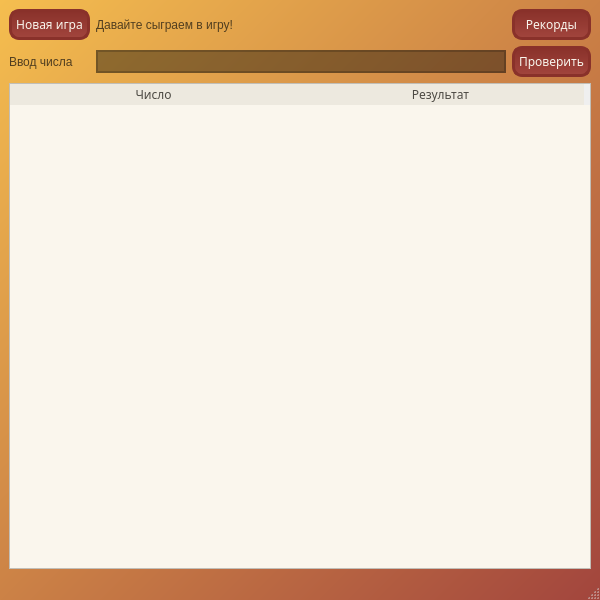
<?xml version="1.0" encoding="UTF-8"?>
<ui version="4.0">
 <class>MainWindow</class>
 <widget class="QMainWindow" name="MainWindow">
  <property name="geometry">
   <rect>
    <x>0</x>
    <y>0</y>
    <width>600</width>
    <height>600</height>
   </rect>
  </property>
  <property name="minimumSize">
   <size>
    <width>600</width>
    <height>600</height>
   </size>
  </property>
  <property name="font">
   <font/>
  </property>
  <property name="windowTitle">
   <string>Быки и коровы</string>
  </property>
  <property name="windowIcon">
   <iconset resource="resours.qrc">
    <normaloff>:/icons/icons/bulls.png</normaloff>:/icons/icons/bulls.png</iconset>
  </property>
  <property name="styleSheet">
   <string notr="true">QMainWindow{background-color: qlineargradient(spread:pad, x1:0, y1:0, x2:1, y2:1, stop:0 rgba(245, 190, 79, 255), stop:1 rgba(162, 69, 61, 255))}</string>
  </property>
  <widget class="QWidget" name="centralwidget">
   <property name="styleSheet">
    <string notr="true">QPushButton{
	background-color: qlineargradient(spread:pad, x1:0.5, y1:1, x2:0.5, y2:0, stop:0 rgba(162, 69, 61, 255), stop:1 rgba(137, 49, 42, 255));
	border:  3px solid #89312a;
	padding:4px;
	border-radius:10px;
	color:#faf6ed;
	font: 9pt &quot;Century Gothic&quot;;
}
QPushButton:hover{
	background-color: qlineargradient(spread:pad, x1:0.5, y1:1, x2:0.5, y2:0, stop:0 rgba(162, 69, 61, 200), stop:1 rgba(137, 49, 42, 200));
	border:  3px solid rgba(137, 49, 42, 200);
	padding:4px;
	border-radius:10px;
	color:#faf6ed;
	font: 9pt &quot;Century Gothic&quot;;
}
QPushButton:disabled{
	background-color: qlineargradient(spread:pad, x1:0.5, y1:1, x2:0.5, y2:0, stop:0 rgba(162, 69, 61, 150), stop:1 rgba(137, 49, 42, 150));
	border:  3px solid #89312a;
	padding:4px;
	border-radius:10px;
	color: rgba(250, 246, 237, 150);
	font: 9pt &quot;Century Gothic&quot;;
}
QLabel{
	
	color: rgb(81, 62, 31);
	font: 700 9pt &quot;Century Gothic&quot;;
}</string>
   </property>
   <layout class="QVBoxLayout" name="verticalLayout">
    <item>
     <layout class="QGridLayout" name="gridLayout">
      <item row="2" column="1">
       <widget class="QLineEdit" name="lineEdit">
        <property name="font">
         <font>
          <family>Century Gothic</family>
          <kerning>true</kerning>
         </font>
        </property>
        <property name="styleSheet">
         <string notr="true">QLineEdit{background-color: rgba(0, 0, 0, 50);
border: 2px solid rgba(0, 0, 0, 25);
color:#faf6ed}
QLineEdit:enabled{background-color: rgba(0, 0, 0, 100);
border: 2px solid rgba(0, 0, 0, 50);
color:#faf6ed}</string>
        </property>
       </widget>
      </item>
      <item row="0" column="2">
       <widget class="QPushButton" name="TableRecordsButton">
        <property name="font">
         <font>
          <family>Century Gothic</family>
          <pointsize>9</pointsize>
          <italic>false</italic>
          <bold>false</bold>
         </font>
        </property>
        <property name="styleSheet">
         <string notr="true">color: rgb(249, 246, 237);</string>
        </property>
        <property name="text">
         <string>Рекорды</string>
        </property>
       </widget>
      </item>
      <item row="0" column="0">
       <widget class="QPushButton" name="NewGameButton">
        <property name="font">
         <font>
          <family>Century Gothic</family>
          <pointsize>9</pointsize>
          <italic>false</italic>
          <bold>false</bold>
         </font>
        </property>
        <property name="styleSheet">
         <string notr="true">color: rgb(249, 246, 237);</string>
        </property>
        <property name="text">
         <string>Новая игра</string>
        </property>
       </widget>
      </item>
      <item row="2" column="2">
       <widget class="QPushButton" name="ProofButton">
        <property name="font">
         <font>
          <family>Century Gothic</family>
          <pointsize>9</pointsize>
          <italic>false</italic>
          <bold>false</bold>
         </font>
        </property>
        <property name="cursor">
         <cursorShape>ArrowCursor</cursorShape>
        </property>
        <property name="styleSheet">
         <string notr="true">color: rgb(249, 246, 237);</string>
        </property>
        <property name="text">
         <string>Проверить</string>
        </property>
       </widget>
      </item>
      <item row="0" column="1">
       <widget class="QLabel" name="label">
        <property name="text">
         <string>Давайте сыграем в игру!</string>
        </property>
       </widget>
      </item>
      <item row="2" column="0">
       <widget class="QLabel" name="label_2">
        <property name="text">
         <string>Ввод числа</string>
        </property>
       </widget>
      </item>
     </layout>
    </item>
    <item>
     <widget class="QTableWidget" name="tableWidget">
      <property name="font">
       <font>
        <family>Century Gothic</family>
        <kerning>true</kerning>
       </font>
      </property>
      <property name="styleSheet">
       <string notr="true">QTableWidget { background-color: #faf6ed; alternate-background-color: #ede9df; gridline-color: #ede9df; color: #513e1f; selection-background-color: #e0dcd1; selection-color: #44341a;}
QHeaderView::section:vertical { border:none; margin-left: 10%; background-color:#ede9df}
QHeaderView::section:horizontal { border:2px; margin-botton: 10%; background-color:#ede9df}</string>
      </property>
      <property name="editTriggers">
       <set>QAbstractItemView::NoEditTriggers</set>
      </property>
      <property name="rowCount">
       <number>0</number>
      </property>
      <property name="columnCount">
       <number>2</number>
      </property>
      <attribute name="horizontalHeaderCascadingSectionResizes">
       <bool>true</bool>
      </attribute>
      <attribute name="horizontalHeaderMinimumSectionSize">
       <number>0</number>
      </attribute>
      <attribute name="horizontalHeaderDefaultSectionSize">
       <number>287</number>
      </attribute>
      <attribute name="horizontalHeaderHighlightSections">
       <bool>true</bool>
      </attribute>
      <attribute name="horizontalHeaderShowSortIndicator" stdset="0">
       <bool>false</bool>
      </attribute>
      <column>
       <property name="text">
        <string>Число</string>
       </property>
       <property name="font">
        <font>
         <family>Century Gothic</family>
        </font>
       </property>
       <property name="background">
        <color>
         <red>210</red>
         <green>205</green>
         <blue>194</blue>
        </color>
       </property>
       <property name="foreground">
        <brush brushstyle="SolidPattern">
         <color alpha="255">
          <red>76</red>
          <green>73</green>
          <blue>67</blue>
         </color>
        </brush>
       </property>
      </column>
      <column>
       <property name="text">
        <string>Результат</string>
       </property>
       <property name="font">
        <font>
         <family>Century Gothic</family>
        </font>
       </property>
       <property name="background">
        <color>
         <red>210</red>
         <green>205</green>
         <blue>194</blue>
        </color>
       </property>
       <property name="foreground">
        <brush brushstyle="SolidPattern">
         <color alpha="255">
          <red>76</red>
          <green>73</green>
          <blue>67</blue>
         </color>
        </brush>
       </property>
      </column>
     </widget>
    </item>
   </layout>
  </widget>
  <widget class="QMenuBar" name="menubar">
   <property name="geometry">
    <rect>
     <x>0</x>
     <y>0</y>
     <width>600</width>
     <height>27</height>
    </rect>
   </property>
  </widget>
  <widget class="QStatusBar" name="statusbar"/>
 </widget>
 <resources>
  <include location="resours.qrc"/>
 </resources>
 <connections/>
</ui>
